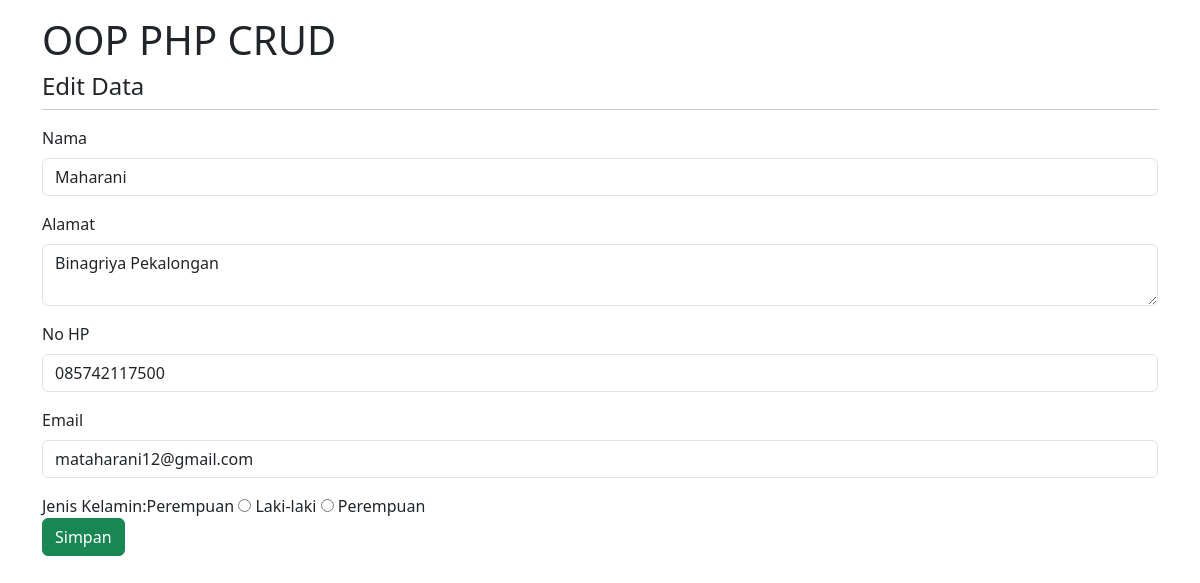
Page /edit.php?id=2 on the committed database.
### tables this page shows
CREATE TABLE `tb_users` (
  `id` int(10) NOT NULL,
  `nama` varchar(255) NOT NULL,
  `alamat` varchar(255) NOT NULL,
  `no_hp` char(13) NOT NULL,
  `email` varchar(30) NOT NULL,
  `jenis_kelamin` enum('Laki-Laki','Perempuan') NOT NULL,
  `foto` blob NOT NULL
);

### database.php (called while the page is built, shortened)
<?php
class Database
{
    public $host = "localhost";
    public $username = "root";
    public $password = "";
    public $database = "db_php";
    public $connect;
    function __construct()
    {
        $this->connect = mysqli_connect($this->host, $this->username, $this->password);
        mysqli_select_db($this->connect, $this->database);
    }
    function editData($id)
    {
        $data = mysqli_query($this->connect, "SELECT * FROM tb_users WHERE id='$id'");
        $rows = mysqli_fetch_all($data, MYSQLI_ASSOC);
        return $rows;
    }
}
?>

### edit.php (the view, shortened to what this page needs)
<?php
include 'database.php';
$db = new Database;
$detail = $db->editData($_GET['id']);
?>
<!doctype html>
<html lang="en">
<head>
    <link href="https://cdn.jsdelivr.net/npm/bootstrap@5.3.3/dist/css/bootstrap.min.css" rel="stylesheet"
>
</head>
<body>
    <div class="container mt-3">
        <h1>OOP PHP CRUD</h1>
        <h4>Edit Data</h4>
        <hr class="mt-0">
        <form method="POST" action="proses.php?aksi=update">
            <?php
            foreach ($detail as $dataUser) {
            ?>
                <div class="mb-3">
                    <label for="nama" class="form-label">Nama</label>
                    <input type="text" class="form-control" id="nama" name="nama" value="<?php echo $dataUser['nama'] ?>">
                </div>
                <div class="mb-3">
                    <label for="alamat" class="form-label">Alamat</label>
                    <textarea class="form-control" id="alamat" name="alamat"><?php echo $dataUser['alamat'] ?></textarea>
                </div>
                <div class="mb-3">
                    <label for="nohp" class="form-label">No HP</label>
                    <input type="text" class="form-control" id="no_hp" name="no_hp" value="<?php echo $dataUser['no_hp'] ?>">
                </div>
                <div class="mb-3">
                    <label for="email" class="form-label">Email</label>
                    <input type="text" class="form-control" id="email" name="email" value="<?php echo $dataUser['email'] ?>">
                </div>
                <div>
                <label for="jenis_kelamin">Jenis Kelamin: </label><?php echo $dataUser['jenis_kelamin']; ?>
                <label><input type="radio" name="jenis_kelamin" value="laki-laki <?php echo $dataUser['jenis_kelamin'] ?>"> Laki-laki</label>
                <label><input type="radio" name="jenis_kelamin" value="perempuan <?php echo $dataUser['jenis_kelamin'] ?>"> Perempuan</label>
            </div>
            <?php
            }
            ?>
            <button type="submit" class="btn btn-success">Simpan</button>
        </form>
    </div>
</body>
</html>

### rows in the picture
tb_users: nama "Maharani", alamat "Binagriya Pekalongan", no_hp "085742117500", email "mataharani12@gmail.com", jenis_kelamin "Perempuan"
